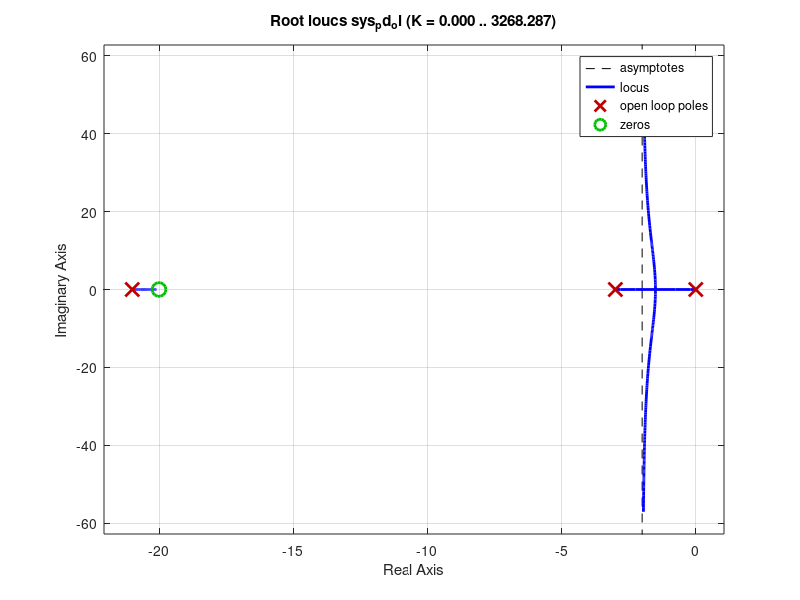

This chart was generated by the following MATLAB code: (Note: this script raises an error after producing the figure.)
clear
close all
clc

%%
s=tf('s');

Gc1 = (s+20);
Gc2 = 1/(s.*(s^2+24*s+63));

sys_pd_ol = Gc1*Gc2;

rlocus(sys_pd_ol);

%wd
wd_min = pi/2;

%PD
K= 4.97;
sys_pd_ol = Gc1*Gc2;
sys_pd_cl = minreal(K*sys_pd_ol/(1+K*sys_pd_ol));
sys_pd_cl = feedback(K*sys_pd_ol,1);

figure
sys_pd_step = stepplot (sys_pd_cl);

grid on
ylabel('Y(t)')
title ('Response to step referance with PD control')

sys_pd_step.showCharacteristic('PeakResponse')
sys_pd_step.showCharacteristic('RiseTime')
sys_pd_step.showCharacteristic('SettlingTime')
sys_pd_step.showCharacteristic('SteadyState')

stepinfo(sys_pd_cl)

%% Pi
K= 4.97;
Gc1_pi = (s+20);
Gc2_pi = 1/(s.*(s^2+24*s+63));
sys_pi_ol = Gc1_pi*(Gc2_pi.*1/s);
sys_pi_cl = minreal(K*sys_pi_ol/(1+K*sys_pi_ol));
sys_pi_cl = feedback(K*sys_pi_ol,1);

rlocus(sys_pi_ol)

figure
sys_pi_step = stepplot (sys_pi_cl);

grid on
ylabel('Y(t)')
title ('Response to step referance with PI control')

sys_pi_step.showCharacteristic('PeakResponse')
sys_pi_step.showCharacteristic('RiseTime')
sys_pi_step.showCharacteristic('SettlingTime')
sys_pi_step.showCharacteristic('SteadyState')

stepinfo(sys_pi_cl)


%% PID 
clear
s=tf('s');
K= 4.97;
Gc1_pid = (s+20).*(s+2);
Gc2_pid = 1/(s.*(s^2+24*s+63));
sys_pid_ol = Gc1_pid*(Gc2_pid.*1/s);
sys_pid_cl = minreal(K*sys_pid_ol/(1+K*sys_pid_ol));
sys_pid_cl = feedback(K*sys_pid_ol,1);
rlocus(sys_pid_ol)
figure
sys_pid_step = stepplot (sys_pid_cl);

grid on
ylabel('Y(t)')
title ('Response to step referance with PID control')

sys_pid_step.showCharacteristic('PeakResponse')
sys_pid_step.showCharacteristic('RiseTime')
sys_pid_step.showCharacteristic('SettlingTime')
sys_pid_step.showCharacteristic('SteadyState')

stepinfo(sys_pid_cl)



